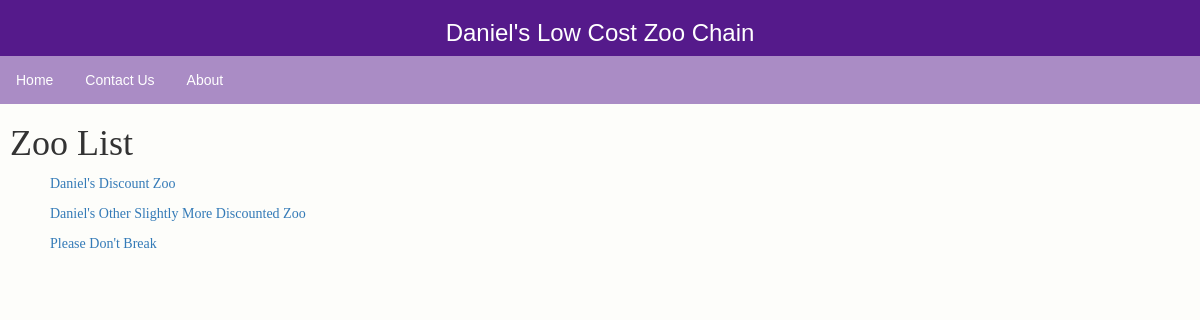
The page /zoo/ on the database as committed earlier.
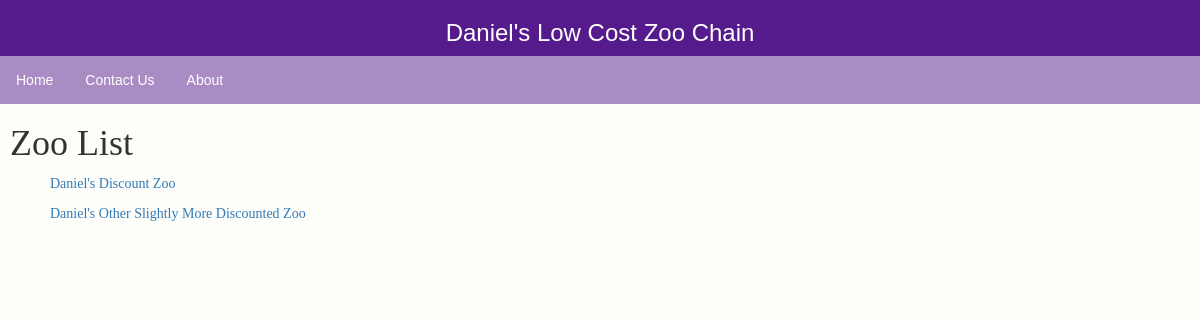
The same page on the database as committed later.
### zoo/models.py (models this page shows, shortened)
class Zoo(models.Model):
    name = models.CharField(max_length=200, help_text="Enter Zoo Name")

### zoo/views.py (the view)
# urls.py: path('', views.ZooListView.as_view(), name ='zooList'),
class ZooListView(generic.ListView):
    model = Zoo

### zoo/templates/zoo/zoo_list.html
{% extends "base_generic.html" %}
{% block content %}
<h1>Zoo List</h1>
{% for zoo in zoo_list %}
    <p><a href="{{ zoo.id }}">{{ zoo.name }}</a></p>
{% endfor %}
{% endblock %}

Rows that differ between the two databases and show on the page:
removed Zoo: name "Please Don't Break"
